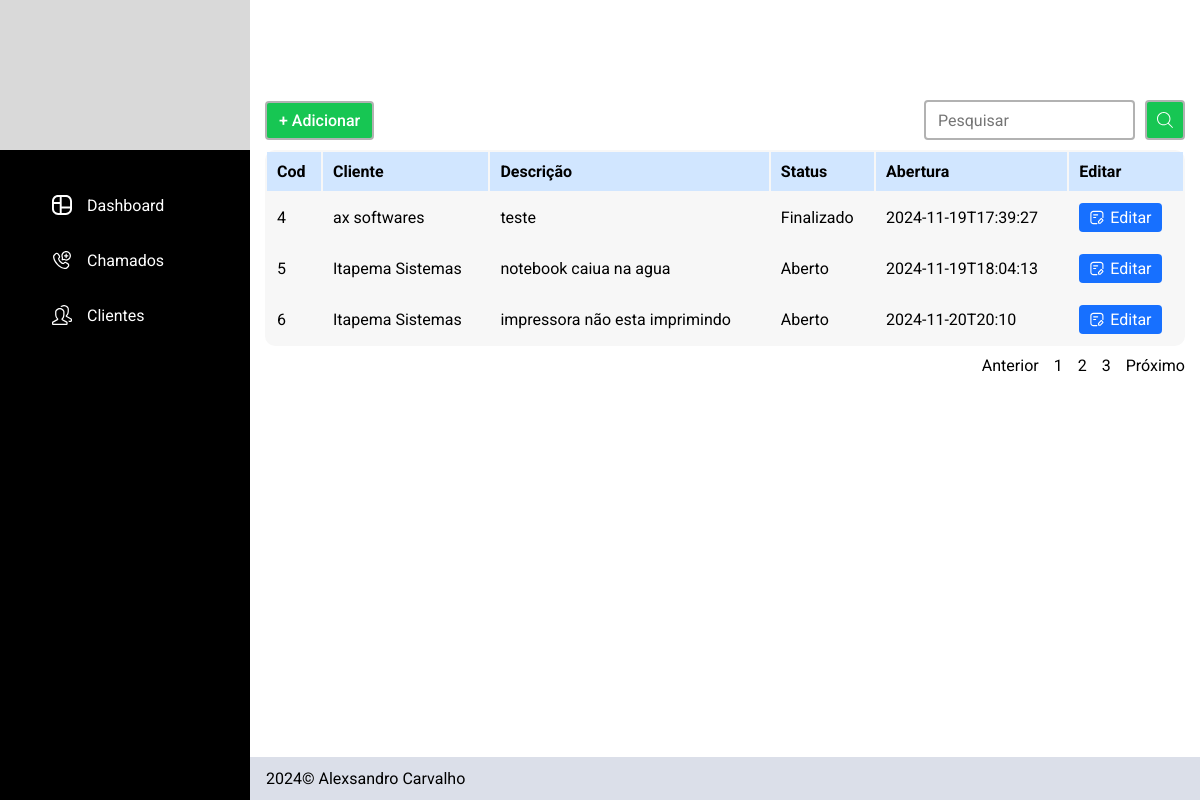
/chamados?pagina=2, run on the app's committed database.
### tables this page shows
CREATE TABLE chamados (
id INTEGER PRIMARY KEY,
usuario_id INTEGER NOT NULL,
cliente_id INTEGER NOT NULL,
status TEXT NOT NULL,
defeitos TEXT NOT NULL,
emissao TEXT NOT NULL,
encerramento TEXT,
descricao TEXT NOT NULL,
solucao TEXT,
FOREIGN KEY (usuario_id) REFERENCES usuarios (id),
FOREIGN KEY (cliente_id) REFERENCES clientes (id)
);

CREATE TABLE clientes (
               id INTEGER PRIMARY KEY,
               usuario_id INTEGER,
               nome TEXT NOT NULL,
               cpf_cnpj TEXT NOT NULL,
               telefone TEXT NOT NULL,
               logradouro TEXT NOT NULL,
               bairro TEXT NOT NULL,
               numero INTEGER,
               complemento TEXT,
               cidade TEXT NOT NULL,
               uf TEXT NOT NULL,
               cep TEXT,
               FOREIGN KEY (usuario_id) REFERENCES usuarios (id) 
               );

### app.py (the view, shortened to what this page needs)
@app.route("/chamados")
def chamados():
    db = opendb()
    cursor = db.cursor()
    pesquisa = request.args.get("pesquisa")
    page = request.args.get("pagina", 1, type=int)
    per_page = 3
    offset = (page - 1) * per_page
    if not pesquisa:
        cursor.execute("SELECT COUNT(*) as total FROM chamados WHERE usuario_id = ?", (USER,))
        total_query = cursor.fetchone()
        total_pages = total_query["total"]
        cursor.execute("SELECT chamados.id, clientes.nome, descricao, status, emissao FROM chamados JOIN clientes ON chamados.cliente_id = clientes.id WHERE chamados.usuario_id = ? LIMIT ? OFFSET ?", (USER, per_page, offset))
    chamados = cursor.fetchall()
    total_pages = math.ceil((total_pages / per_page))
    closedb(db)
    return render_template("chamados.html", chamados=chamados, page=page, total_pages=total_pages)

### app.py (called while the page is built)
def opendb():
    connection = sqlite3.connect("sistema_chamados.db")
    connection.row_factory = sqlite3.Row
    return connection

def closedb(connection):
    connection.close()

### templates/chamados.html
{% extends "layout.html" %}
{% block header %}
    <section class="conteudo_header pesquisar_container">
        <div class="campo_pesquisa">
            <div>
                <a class="btn_adicionar" href="/cadastrar_chamados">+ Adicionar</a>
            </div>
            <div>
                <form action="/chamados" method="get" class="formulario_pesquisar">
                    <input type="text" id="pesquisar_chamado" name="pesquisa" placeholder="Pesquisar">
                    <button><img src="../static/img/icon/pesquisar.svg"></button>
                </form>
            </div>
        </div>
    </section>
{% endblock %}
{% block principal %}
    <div class="tabela_content">
        <table class="tabela">
            <thead>
                <tr >
                    <th>Cod</th>
                    <th>Cliente</th>
                    <th>Descrição</th>
                    <th>Status</th>
                    <th>Abertura</th>
                    <th>Editar</th>
                </tr>
            </thead>
            <tbody>
                {% if chamados|length == 0 %}
                    <tr>
                        <td class="full_row" colspan="6">Nenhum chamado encontrado</td>
                    </tr>
                {% else %}
                    {% for chamado in chamados %}
                        <tr>
                            <td>{{ chamado["id"] }}</td>
                            <td>{{ chamado["nome"] }}</td>
                            <td>{{ chamado["descricao"] }}</td>
                            <td>{{ chamado["status"] | capitalize }}</td>
                            <td>{{ chamado["emissao"] }}</td>
                            <td class="btn_editar"><a href="/editar_chamado?chamado={{ chamado['id'] }}"><img src="../static/img/icon/editar.svg">Editar</a></td>
                        </tr>
                    {% endfor %}
                {% endif %}
            </tbody>
        </table>
        <div class="nav_tabela_content">
            <ul class="nav_tabela">
                <li><a href="/chamados?pagina={% if page > 1 %}{{ page - 1 }}{% else %}{{ page }}{% endif %}" class="anterior">Anterior</a></li>
                {% for page in range(total_pages) %}
                    <li><a href="/chamados?pagina={{ page + 1 }}">{{ page + 1 }}</a></li>
                {% endfor %}
                <li><a href="/chamados?pagina={% if (page + 1) <= total_pages %}{{ page + 1 }}{% else %}{{total_pages}}{% endif %}" class="proximo">Próximo</a></li>
            </ul>
        </div>
    </div>
{% endblock %}

### static/css/estilo.css (style rules this page uses)
body { margin: 0px; font-family: "Roboto"; }
img { display: block; max-width: 100%; }
label, input { display: block; }
button { background: none; border: none; padding: 0; cursor: pointer; }
h1, h2, h3, h4, p, ul { margin: 0px; }
a { text-decoration: none; color: inherit; display: inline-block; }
ul { padding: 0; list-style: none; }

### static/css/cores.css (style rules this page uses)
:root { --azul: #1770FF; --azulClaro: #D1E6FF; --branco: #ffffff; --pretoSidebar: #0D0E12; --cinzaFooter : #DBDFE9; --verde: #17C653; --amarelo: #F6C000; --vermelho: #F8285A; --cinzaBorda: #B2B2B2; }

### static/css/dashboard.css (style rules this page uses)
.conteudo_principal, .conteudo_header { padding: 0 15px; }
.conteudo_header { height: 150px; }

### static/css/chamados.css (style rules this page uses)
.tabela_content { max-width: 1100px; margin: 0 auto; }
.tabela { width: 100%; grid-column: span 2; background: #F7F7F7; text-align: left; border-radius: 10px; margin-bottom: 10px; }
.tabela thead { background: var(--azulClaro); }
.tabela td, .tabela th { padding: 10px; }
.btn_editar a { display: flex; gap: 5px; width: max-content; background: var(--azul); color: var(--branco); padding: 5px 10px; border-radius: 4px; }
.pesquisar_container { max-width: 1100px; margin: 0 auto; display: flex; align-items: end; }
.campo_pesquisa { display: flex; justify-content: space-between; width: 100%; margin-bottom: 10px; align-items: end; }
.formulario_pesquisar { display: flex; gap: 10px; }
.campo_pesquisa input { font-family: "Roboto"; font-size: 1rem; padding: 5px 12px; border-radius: 4px; border: 2px solid var(--cinzaBorda); }
.campo_pesquisa button { background: var(--verde); padding: 10px; border-radius: 4px; border: 2px solid var(--cinzaBorda); }
.btn_adicionar { font-weight: 500; color: var(--branco); display: inline-block; background: var(--verde); padding: 8px 12px; border-radius: 4px; border: 2px solid var(--cinzaBorda); }
.nav_tabela_content { display: flex; justify-content: end; }
.nav_tabela { display: flex; gap: 15px; }

### data on the page
chamados: id "4", nome "ax softwares", descricao "teste", status "Finalizado", emissao "2024-11-19T17:39:27"
chamados: id "5", nome "Itapema Sistemas", descricao "notebook caiua na agua", status "Aberto", emissao "2024-11-19T18:04:13"
chamados: id "6", nome "Itapema Sistemas", descricao "impressora não esta imprimindo", status "Aberto", emissao "2024-11-20T20:10"

### other printed values
{{ page + 1 }} "1" "2" "3"
